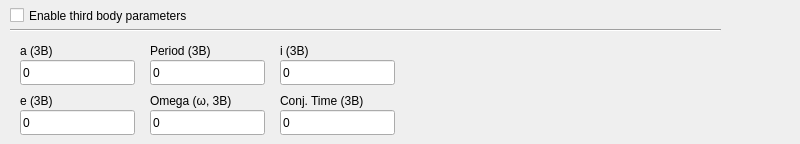
      <widget class="QWidget" name="tab_4">
       <attribute name="title">
        <string>3rd Body</string>
       </attribute>
       <widget class="QLabel" name="label_104">
        <property name="geometry">
         <rect>
          <x>150</x>
          <y>40</y>
          <width>111</width>
          <height>21</height>
         </rect>
        </property>
        <property name="toolTip">
         <string>Period of the 3rd body orbit in mean solar days</string>
        </property>
        <property name="statusTip">
         <string/>
        </property>
        <property name="text">
         <string>Period (3B)</string>
        </property>
       </widget>
       <widget class="QLineEdit" name="a3b_ipt">
        <property name="geometry">
         <rect>
          <x>20</x>
          <y>60</y>
          <width>115</width>
          <height>25</height>
         </rect>
        </property>
        <property name="toolTip">
         <string/>
        </property>
        <property name="text">
         <string>0</string>
        </property>
       </widget>
       <widget class="QLabel" name="label_105">
        <property name="geometry">
         <rect>
          <x>280</x>
          <y>40</y>
          <width>71</width>
          <height>21</height>
         </rect>
        </property>
        <property name="toolTip">
         <string>Inclination of the 3rd body orbit to the plane of the sky, in degrees</string>
        </property>
        <property name="statusTip">
         <string/>
        </property>
        <property name="text">
         <string>i (3B)</string>
        </property>
       </widget>
       <widget class="QLineEdit" name="perr3b_ipt">
        <property name="geometry">
         <rect>
          <x>150</x>
          <y>110</y>
          <width>115</width>
          <height>25</height>
         </rect>
        </property>
        <property name="toolTip">
         <string/>
        </property>
        <property name="text">
         <string>0</string>
        </property>
       </widget>
       <widget class="QLabel" name="label_106">
        <property name="geometry">
         <rect>
          <x>280</x>
          <y>90</y>
          <width>111</width>
          <height>21</height>
         </rect>
        </property>
        <property name="toolTip">
         <string>Time of superior conjunction of the EB center of mass in its reflex motion about the triple system barycenter, in the adopted time system</string>
        </property>
        <property name="statusTip">
         <string/>
        </property>
        <property name="text">
         <string>Conj. Time (3B)</string>
        </property>
       </widget>
       <widget class="QLineEdit" name="e3b_ipt">
        <property name="geometry">
         <rect>
          <x>20</x>
          <y>110</y>
          <width>115</width>
          <height>25</height>
         </rect>
        </property>
        <property name="toolTip">
         <string/>
        </property>
        <property name="text">
         <string>0</string>
        </property>
       </widget>
       <widget class="QLineEdit" name="tc3b_ipt">
        <property name="geometry">
         <rect>
          <x>280</x>
          <y>110</y>
          <width>115</width>
          <height>25</height>
         </rect>
        </property>
        <property name="toolTip">
         <string/>
        </property>
        <property name="text">
         <string>0</string>
        </property>
       </widget>
       <widget class="QLabel" name="label_107">
        <property name="geometry">
         <rect>
          <x>20</x>
          <y>40</y>
          <width>61</width>
          <height>21</height>
         </rect>
        </property>
        <property name="toolTip">
         <string>Semi-major axis of the relative 3rd body orbit in solar radii</string>
        </property>
        <property name="text">
         <string>a (3B)</string>
        </property>
       </widget>
       <widget class="QLineEdit" name="p3b_ipt">
        <property name="geometry">
         <rect>
          <x>150</x>
          <y>60</y>
          <width>115</width>
          <height>25</height>
         </rect>
        </property>
        <property name="toolTip">
         <string/>
        </property>
        <property name="text">
         <string>0</string>
        </property>
       </widget>
       <widget class="QLabel" name="label_108">
        <property name="geometry">
         <rect>
          <x>150</x>
          <y>90</y>
          <width>111</width>
          <height>21</height>
         </rect>
        </property>
        <property name="toolTip">
         <string>Argument of periastron of the 3rd body orbit in radians</string>
        </property>
        <property name="statusTip">
         <string/>
        </property>
        <property name="text">
         <string>Omega (ω, 3B)</string>
        </property>
       </widget>
       <widget class="QLabel" name="label_109">
        <property name="geometry">
         <rect>
          <x>20</x>
          <y>90</y>
          <width>51</width>
          <height>21</height>
         </rect>
        </property>
        <property name="toolTip">
         <string>Eccentricity of the 3rd body orbit</string>
        </property>
        <property name="text">
         <string>e (3B)</string>
        </property>
       </widget>
       <widget class="QLineEdit" name="xinc3b_ipt">
        <property name="geometry">
         <rect>
          <x>280</x>
          <y>60</y>
          <width>115</width>
          <height>25</height>
         </rect>
        </property>
        <property name="toolTip">
         <string/>
        </property>
        <property name="text">
         <string>0</string>
        </property>
       </widget>
       <widget class="QCheckBox" name="if3b_chk">
        <property name="geometry">
         <rect>
          <x>10</x>
          <y>0</y>
          <width>781</width>
          <height>31</height>
         </rect>
        </property>
        <property name="toolTip">
         <string>Include light time effect from a 3rd body</string>
        </property>
        <property name="statusTip">
         <string>IF3B</string>
        </property>
        <property name="text">
         <string>Enable third body parameters</string>
        </property>
       </widget>
       <widget class="Line" name="line_10">
        <property name="geometry">
         <rect>
          <x>10</x>
          <y>20</y>
          <width>711</width>
          <height>21</height>
         </rect>
        </property>
        <property name="orientation">
         <enum>Qt::Horizontal</enum>
        </property>
       </widget>
      </widget>
